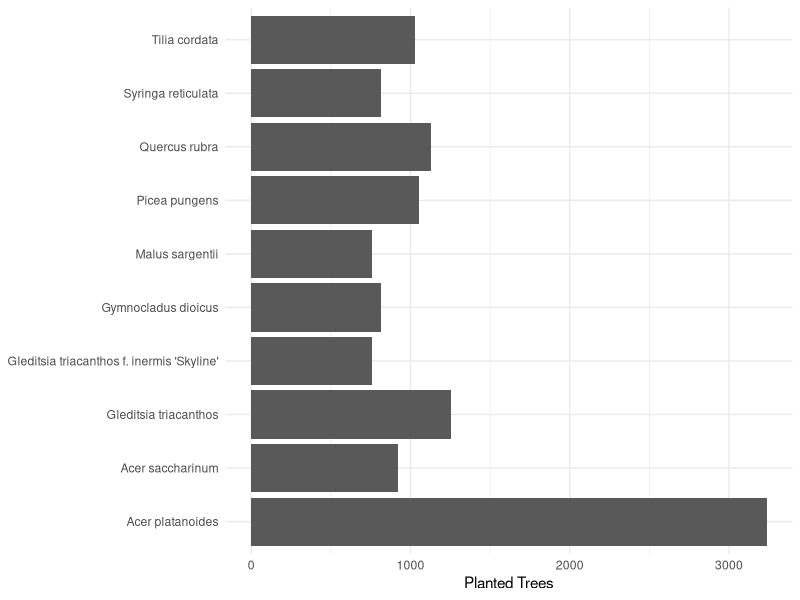
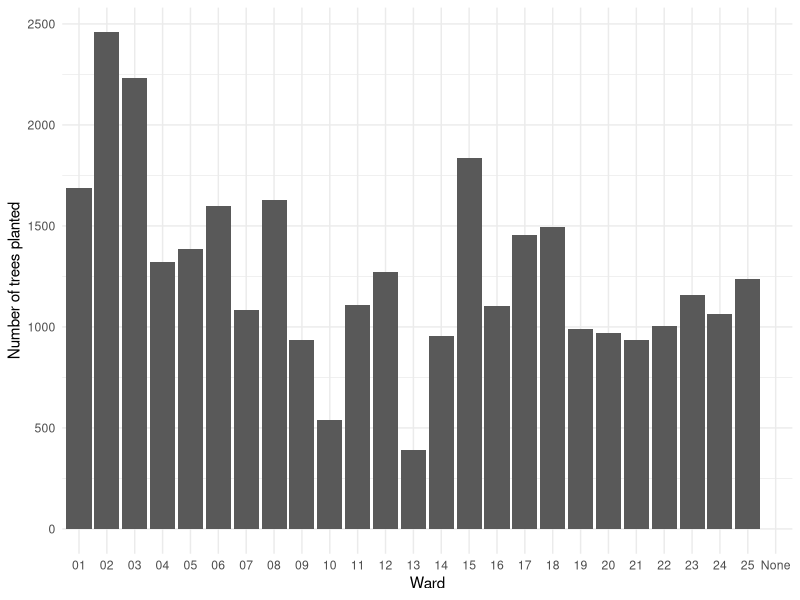
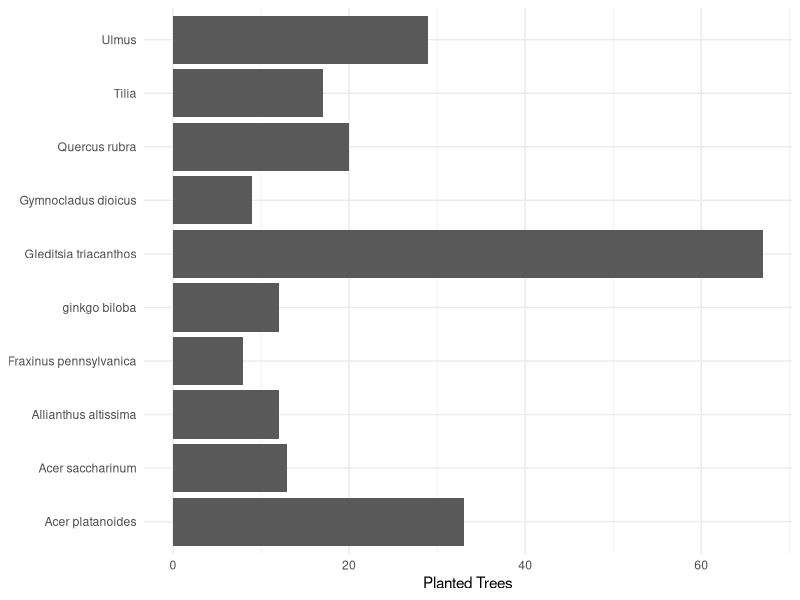
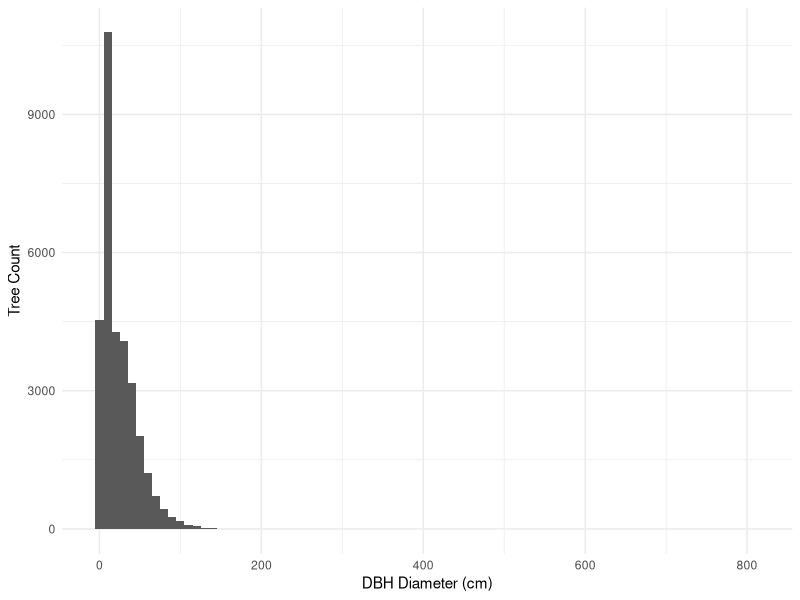
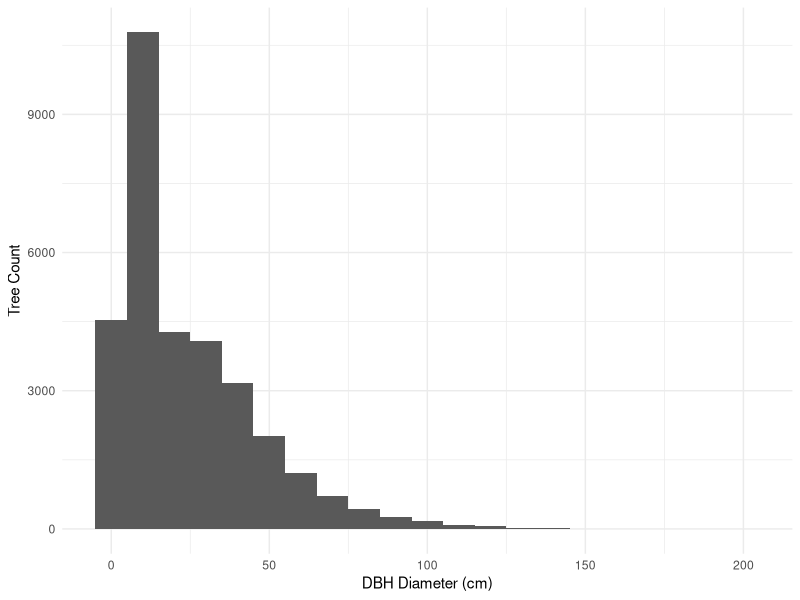

R code for these plots, in order:
## ---- chunk 1
#| include: false
#| warning: false
#| message: false

library(tidyverse)
## ---- chunk 2
#| echo: false
#| warning: false
#| message: false

analysis_data <- read_csv(here::here("data/analysis_data/analysis_data.csv"))
## ---- chunk 3
#| label: fig-1
#| fig-cap: Street tree count of 10 most popoulus tree species in Toronto up to September 2024
#| echo: false
#| warning: false
#| message: false

top_species_count <- analysis_data %>%
  count(botanical_name, sort = TRUE) %>%
  head(10)

top_species_count |> 
  ggplot(aes(y = botanical_name, x = n)) +
  geom_col() +
  theme_minimal() +
  labs(x = "Planted Trees",
       y = NULL)
## ---- chunk 4
#| label: fig-2
#| fig-cap: Street tree count by Toronto wards up to September 2024
#| echo: false
#| warning: false
#| message: false

ward_count <- analysis_data %>%
  count(ward, sort = TRUE)

ward_count |> 
  ggplot(aes(x = ward, y = n)) +
  geom_col() +
  theme_minimal() +
  labs(x = "Ward",
       y = "Number of trees planted")
## ---- chunk 5
#| label: fig-3
#| fig-cap: 10 most populous tree species in Ward 13 of Toronto, Ontario
#| echo: false
#| warning: false
#| message: false

ward13_species_count <- analysis_data %>%
  filter(ward == "13") %>%
  count(botanical_name, sort = TRUE) %>%
  head(10)

ward13_species_count |> 
  ggplot(aes(y = botanical_name, x = n)) +
  geom_col() +
  theme_minimal() +
  labs(x = "Planted Trees",
       y = NULL)
## ---- chunk 6
#| label: fig-4
#| fig-cap: Distribution of Distance-at-Breast-Height diameter of all trees in Toronto up to September 2024
#| echo: false
#| warning: false
#| message: false

analysis_data |> 
  ggplot(aes(x = dbh_trunk)) +
  geom_histogram(binwidth = 10) +
  theme_minimal() +
  labs(x = "DBH Diameter (cm)",
       y = "Tree Count")
## ---- chunk 7
#| label: fig-5
#| fig-cap: Distribution of Distance-at-Breast-Height diameter of all trees at or under 200 cm DBH in Toronto up to September 2024
#| echo: false
#| warning: false
#| message: false

filter200_data <- analysis_data %>%
  filter(dbh_trunk <= 200)

filter200_data |> 
  ggplot(aes(x = dbh_trunk)) +
  geom_histogram(binwidth = 10) +
  theme_minimal() +
  labs(x = "DBH Diameter (cm)",
       y = "Tree Count")
